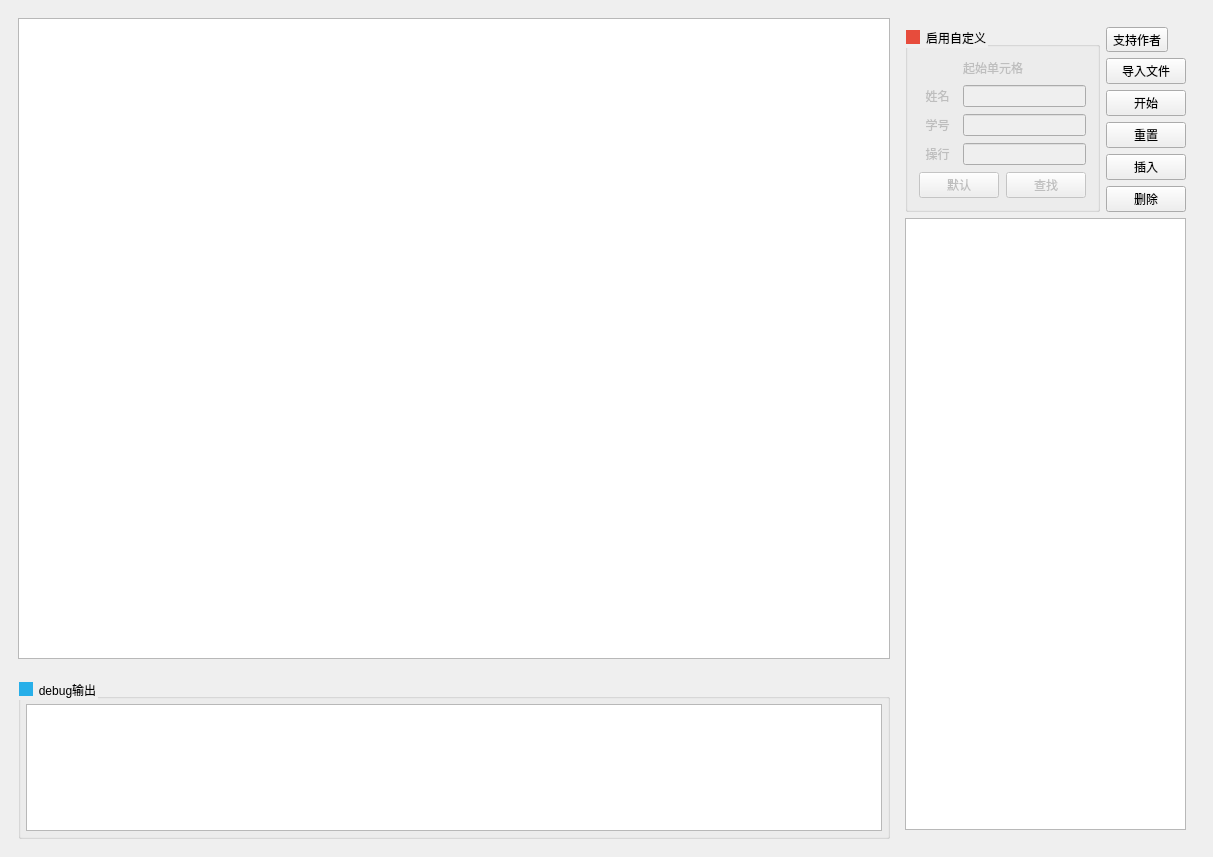
<?xml version="1.0" encoding="UTF-8"?>
<ui version="4.0">
 <class>Form</class>
 <widget class="QWidget" name="Form">
  <property name="geometry">
   <rect>
    <x>0</x>
    <y>0</y>
    <width>1213</width>
    <height>857</height>
   </rect>
  </property>
  <property name="windowTitle">
   <string>Form</string>
  </property>
  <layout class="QGridLayout" name="gridLayout">
   <property name="leftMargin">
    <number>0</number>
   </property>
   <property name="topMargin">
    <number>0</number>
   </property>
   <property name="rightMargin">
    <number>0</number>
   </property>
   <property name="bottomMargin">
    <number>0</number>
   </property>
   <property name="spacing">
    <number>0</number>
   </property>
   <item row="0" column="0">
    <widget class="QWidget" name="widget" native="true">
     <layout class="QHBoxLayout" name="horizontalLayout">
      <item>
       <widget class="QWidget" name="widget_2" native="true">
        <layout class="QHBoxLayout" name="horizontalLayout_3" stretch="3,1">
         <item>
          <widget class="QWidget" name="widget_4" native="true">
           <layout class="QVBoxLayout" name="verticalLayout" stretch="4,1">
            <property name="spacing">
             <number>20</number>
            </property>
            <property name="leftMargin">
             <number>0</number>
            </property>
            <property name="topMargin">
             <number>0</number>
            </property>
            <property name="rightMargin">
             <number>0</number>
            </property>
            <property name="bottomMargin">
             <number>0</number>
            </property>
            <item>
             <widget class="TableWidget" name="tableWidget"/>
            </item>
            <item>
             <widget class="QGroupBox" name="groupBox_2">
              <property name="styleSheet">
               <string notr="true">
QGroupBox::indicator:checked {
    background-color: #28afe9; /* 选中时的背景颜色 */
}
QGroupBox::indicator:unchecked {
    background-color: #e74c3c; /* 未选中时的背景颜色 */
}</string>
              </property>
              <property name="title">
               <string>debug输出</string>
              </property>
              <property name="checkable">
               <bool>true</bool>
              </property>
              <property name="checked">
               <bool>true</bool>
              </property>
              <layout class="QHBoxLayout" name="horizontalLayout_5" stretch="5">
               <property name="leftMargin">
                <number>5</number>
               </property>
               <property name="topMargin">
                <number>5</number>
               </property>
               <property name="rightMargin">
                <number>5</number>
               </property>
               <property name="bottomMargin">
                <number>5</number>
               </property>
               <item>
                <widget class="TextBrowser" name="textBrowser"/>
               </item>
              </layout>
             </widget>
            </item>
           </layout>
          </widget>
         </item>
         <item>
          <widget class="QWidget" name="widget_3" native="true">
           <layout class="QHBoxLayout" name="horizontalLayout_4">
            <item>
             <layout class="QGridLayout" name="gridLayout_4" rowstretch="1,5" columnstretch="0,0">
              <item row="0" column="0">
               <widget class="QGroupBox" name="groupBox">
                <property name="styleSheet">
                 <string notr="true">
QGroupBox::indicator:checked {
    background-color: #28afe9; /* 选中时的背景颜色 */
}
QGroupBox::indicator:unchecked {
    background-color: #e74c3c; /* 未选中时的背景颜色 */
}</string>
                </property>
                <property name="inputMethodHints">
                 <set>Qt::ImhNone</set>
                </property>
                <property name="title">
                 <string>启用自定义</string>
                </property>
                <property name="alignment">
                 <set>Qt::AlignLeading|Qt::AlignLeft|Qt::AlignVCenter</set>
                </property>
                <property name="flat">
                 <bool>true</bool>
                </property>
                <property name="checkable">
                 <bool>true</bool>
                </property>
                <property name="checked">
                 <bool>false</bool>
                </property>
                <layout class="QHBoxLayout" name="horizontalLayout_2">
                 <property name="spacing">
                  <number>7</number>
                 </property>
                 <property name="sizeConstraint">
                  <enum>QLayout::SetMaximumSize</enum>
                 </property>
                 <property name="leftMargin">
                  <number>11</number>
                 </property>
                 <property name="topMargin">
                  <number>11</number>
                 </property>
                 <property name="rightMargin">
                  <number>11</number>
                 </property>
                 <property name="bottomMargin">
                  <number>11</number>
                 </property>
                 <item>
                  <layout class="QGridLayout" name="gridLayout_2">
                   <item row="0" column="1" colspan="2">
                    <widget class="QLabel" name="label_4">
                     <property name="text">
                      <string>起始单元格</string>
                     </property>
                    </widget>
                   </item>
                   <item row="1" column="0">
                    <widget class="QLabel" name="label">
                     <property name="text">
                      <string>姓名</string>
                     </property>
                     <property name="alignment">
                      <set>Qt::AlignCenter</set>
                     </property>
                    </widget>
                   </item>
                   <item row="1" column="1" colspan="2">
                    <widget class="LineEdit" name="lineEdit">
                     <property name="text">
                      <string/>
                     </property>
                    </widget>
                   </item>
                   <item row="2" column="0">
                    <widget class="QLabel" name="label_2">
                     <property name="text">
                      <string>学号</string>
                     </property>
                     <property name="alignment">
                      <set>Qt::AlignCenter</set>
                     </property>
                    </widget>
                   </item>
                   <item row="2" column="1" colspan="2">
                    <widget class="LineEdit" name="lineEdit_2"/>
                   </item>
                   <item row="3" column="0">
                    <widget class="QLabel" name="label_3">
                     <property name="text">
                      <string>操行</string>
                     </property>
                     <property name="alignment">
                      <set>Qt::AlignCenter</set>
                     </property>
                    </widget>
                   </item>
                   <item row="3" column="1" colspan="2">
                    <widget class="LineEdit" name="lineEdit_3"/>
                   </item>
                   <item row="4" column="0" colspan="2">
                    <widget class="PrimaryPushButton" name="pushButton_2">
                     <property name="text">
                      <string>默认</string>
                     </property>
                    </widget>
                   </item>
                   <item row="4" column="2">
                    <widget class="TransparentPushButton" name="pushButton_3">
                     <property name="text">
                      <string>查找</string>
                     </property>
                    </widget>
                   </item>
                  </layout>
                 </item>
                </layout>
               </widget>
              </item>
              <item row="0" column="1">
               <layout class="QVBoxLayout" name="verticalLayout_2">
                <item>
                 <widget class="TransparentToolButton" name="toolButton">
                  <property name="text">
                   <string>支持作者</string>
                  </property>
                 </widget>
                </item>
                <item>
                 <widget class="PrimaryPushButton" name="pushButton_7">
                  <property name="text">
                   <string>导入文件</string>
                  </property>
                 </widget>
                </item>
                <item>
                 <widget class="PrimaryPushButton" name="pushButton_4">
                  <property name="text">
                   <string>开始</string>
                  </property>
                 </widget>
                </item>
                <item>
                 <spacer name="verticalSpacer_2">
                  <property name="orientation">
                   <enum>Qt::Vertical</enum>
                  </property>
                  <property name="sizeHint" stdset="0">
                   <size>
                    <width>20</width>
                    <height>18</height>
                   </size>
                  </property>
                 </spacer>
                </item>
                <item>
                 <widget class="TransparentPushButton" name="pushButton">
                  <property name="text">
                   <string>重置</string>
                  </property>
                 </widget>
                </item>
                <item>
                 <widget class="PrimaryPushButton" name="pushButton_5">
                  <property name="text">
                   <string>插入</string>
                  </property>
                 </widget>
                </item>
                <item>
                 <widget class="TransparentPushButton" name="pushButton_6">
                  <property name="text">
                   <string>删除</string>
                  </property>
                 </widget>
                </item>
               </layout>
              </item>
              <item row="1" column="0" colspan="2">
               <widget class="TableWidget" name="tableWidget_2"/>
              </item>
             </layout>
            </item>
           </layout>
          </widget>
         </item>
        </layout>
       </widget>
      </item>
     </layout>
    </widget>
   </item>
  </layout>
 </widget>
 <customwidgets>
  <customwidget>
   <class>PrimaryPushButton</class>
   <extends>QPushButton</extends>
   <header>qfluentwidgets</header>
  </customwidget>
  <customwidget>
   <class>TransparentPushButton</class>
   <extends>QPushButton</extends>
   <header>qfluentwidgets</header>
  </customwidget>
  <customwidget>
   <class>TransparentToolButton</class>
   <extends>QToolButton</extends>
   <header>qfluentwidgets</header>
  </customwidget>
  <customwidget>
   <class>TableWidget</class>
   <extends>QTableWidget</extends>
   <header>qfluentwidgets</header>
  </customwidget>
  <customwidget>
   <class>TextBrowser</class>
   <extends>QTextBrowser</extends>
   <header>qfluentwidgets</header>
  </customwidget>
  <customwidget>
   <class>LineEdit</class>
   <extends>QLineEdit</extends>
   <header>qfluentwidgets</header>
  </customwidget>
 </customwidgets>
 <resources/>
 <connections/>
</ui>
